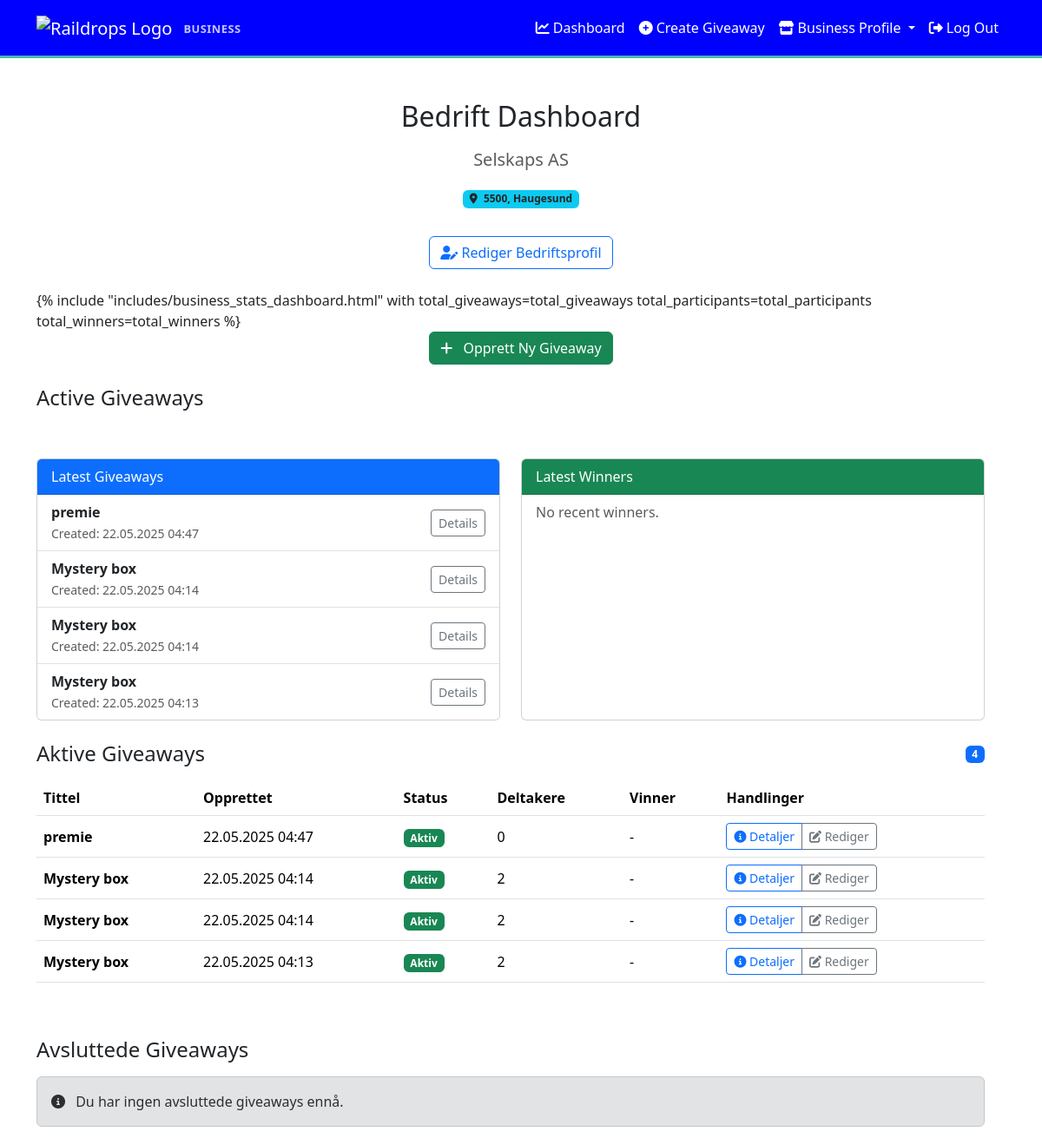
The page /business/dashboard/ (signed in, upper part) on the database as committed earlier.
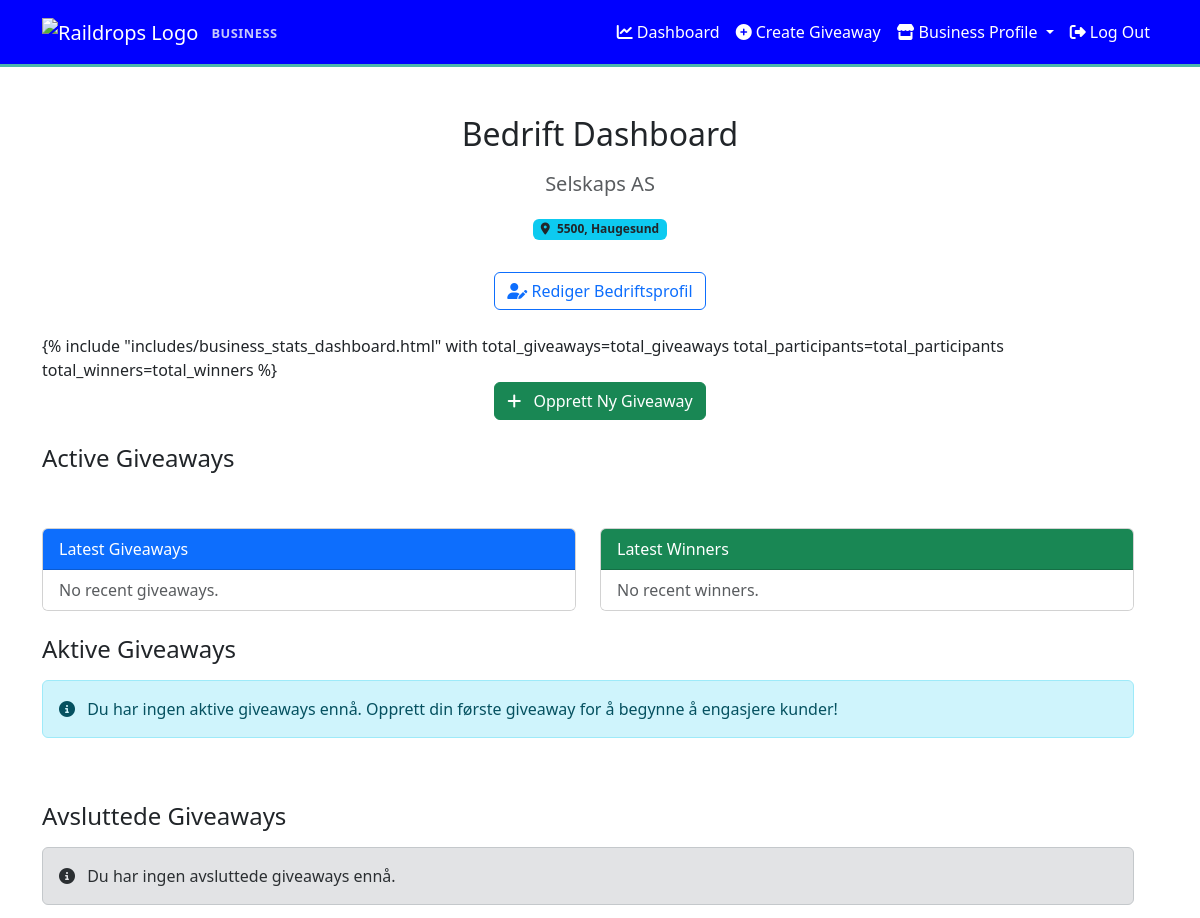
The same page on the database as committed later.
### giveaways/models.py (models this page shows, shortened)
class Giveaway(models.Model):
    business = models.ForeignKey(
        Business,
        on_delete=models.CASCADE,
        related_name="giveaways",
        db_index=True
    )
    title = models.CharField(max_length=255, db_index=True)
    description = models.TextField()
    image = models.ImageField(upload_to="giveaway_images/", blank=True, null=True)
    prize_value = models.DecimalField(
        max_digits=10,
        decimal_places=2,
        verbose_name="Prize Value",
        null=True,
        blank=True
    )
    start_date = models.DateTimeField(db_index=True)
    end_date = models.DateTimeField(db_index=True)
    is_active = models.BooleanField(default=True, db_index=True)
    created_at = models.DateTimeField(auto_now_add=True, db_index=True)
    signup_question = models.CharField(
        max_length=255,
        blank=True,
        verbose_name="Signup Question"
    )
    signup_options = models.JSONField(
        blank=True,
        null=True,
        verbose_name="Answer Options (max 4)"
    )
    class Meta:
        verbose_name = "Giveaway"
        verbose_name_plural = "Giveaways"
        ordering = ['-created_at']
        indexes = [
            models.Index(fields=['business', 'is_active']),
            models.Index(fields=['start_date', 'end_date']),
            models.Index(fields=['is_active', 'start_date', 'end_date']),
        ]

### businesses/views.py (the view)
class BusinessDashboardView(LoginRequiredMixin, BusinessContextMixin, TemplateView):
    template_name = "businesses/business_dashboard.html"
    login_url = "businesses:business-login"
    def get_context_data(self, **kwargs):
        context = super().get_context_data(**kwargs)
        business = self.get_business()
        context["business"] = business
        stats = self.get_business_stats()
        context.update(stats)
        return context

### accounts/context_processors.py (called while the page is built)
def user_roles(request):
    user = request.user
    return {
        'is_member': user_is_member(user),
        'is_business': user_is_business(user),
    }

### accounts/permissions.py (called while the page is built)
def user_is_member(user) -> bool:
    return (
        user.is_authenticated
        and not hasattr(user, "business_account")
        and user.groups.filter(name="Members").exists()
    )

def user_is_business(user) -> bool:
    return user.is_authenticated and hasattr(user, 'business_account')

### accounts/templatetags/account_filters.py (called while the page is built)
@register.filter
def split(value, sep):
    if not value:
        return []
    return [{'name': item.strip(), 'label': item.strip().capitalize()}
            for item in value.split(sep)]

### businesses/models.py (called while the page is built)
    def get_display_address(self) -> str:
        parts = filter(None, [self.address, self.postal_code, self.city])
        return ", ".join(parts)

### businesses/views.py (called while the page is built)
    def get_business(self):
        user = self.request.user
        return getattr(user, 'business_account', None)

### templates/businesses/business_dashboard.html (shortened to what the changed rows need)
{% extends "base.html" %}
{% load static %}
{% load cache %}
{% load account_filters %}
{% block content %}
<div class="container mt-5">
    {% include "includes/business_profile_header.html" with title="Bedrift Dashboard" business=business %}
    <div class="row">
    <div class="row mt-5">
        <div class="col-lg-6 mb-4">
            <div class="card h-100">
                <ul class="list-group list-group-flush">
                    {% if recent_giveaways %}
                        {% for giveaway in recent_giveaways %}
                        <li class="list-group-item d-flex justify-content-between align-items-center">
                            <span>
                                <strong>{{ giveaway.title }}</strong><br>
                                <small class="text-muted">Created: {{ giveaway.created_at|date:"d.m.Y H:i" }}</small>
                            </span>
                            <a href="{% url 'giveaways:giveaway-detail' giveaway.pk %}" class="btn btn-outline-secondary btn-sm">Details</a>
                        </li>
                        {% endfor %}
                    {% else %}
                        <li class="list-group-item text-muted">No recent giveaways.</li>
                    {% endif %}
                </ul>
            </div>
        </div>
    </div>
    <div class="row">
        <div class="col-12">
            <div class="d-flex justify-content-between align-items-center mb-3">
                <h3 class="h4 mb-0">Aktive Giveaways</h3>
                {% if giveaways_active %}
                <span class="badge bg-primary">{{ giveaways_active|length }}</span>
                {% endif %}
            </div>
            {% cache 1800 business_active_giveaways business.id %}
            {% with headers="Tittel,Opprettet,Status,Deltakere,Vinner,Handlinger"|split:"," %}
                {% if giveaways_active %}
                    <div class="table-responsive" role="region" aria-label="Aktive giveaways">
                        <table class="table table-hover align-middle">
                            <thead>
                                <tr>
                                    {% for header in headers %}
                                    <th scope="col">{{ header.label }}</th>
                                    {% endfor %}
                                </tr>
                            </thead>
                            <tbody>
                                {% for giveaway in giveaways_active %}
                                    {% include "includes/giveaway_row.html" with row=giveaway %}
                                {% endfor %}
                            </tbody>
                        </table>
                    </div>
                {% else %}
                    <div class="alert alert-info" role="alert">
                        <i class="fa fa-info-circle me-2" aria-hidden="true"></i>
                        Du har ingen aktive giveaways ennå. Opprett din første giveaway for å begynne å engasjere kunder!
                    </div>
                {% endif %}
            {% endwith %}
            {% endcache %}
        </div>
    </div>
</div>
{% endblock %}

### templates/includes/giveaway_row.html (shortened to what this page needs)
<tr>
    <th scope="row">{{ row.title }}</th>
    <td>{{ row.created_at|date:"d.m.Y H:i" }}</td>
    <td>
        {% if row.is_active %}
            <span class="badge bg-success" role="status">Aktiv</span>
        {% else %}
            <span class="badge bg-secondary" role="status">Avsluttet</span>
        {% endif %}
    </td>
    <td>{{ row.entries.count }}</td>
    <td>
        {% if row.winner %}
            <span class="badge bg-warning text-dark" role="status">Vinner trukket</span>
        {% else %}
            <span aria-label="Ingen vinner ennå">-</span>
        {% endif %}
    </td>
    <td>
        <div class="btn-group" role="group" aria-label="Handlinger for {{ row.title }}">
            <a href="{% url 'giveaways:giveaway-detail' row.pk %}"
               class="btn btn-sm btn-outline-primary"
               aria-label="Se detaljer for {{ row.title }}">
                <i class="fa fa-info-circle" aria-hidden="true"></i> Detaljer
            </a>
            {% if row.is_active %}
            <a href="{% url 'giveaways:giveaway-edit' row.pk %}"
               class="btn btn-sm btn-outline-secondary"
               aria-label="Rediger {{ row.title }}">
                <i class="fa fa-edit" aria-hidden="true"></i> Rediger
            </a>
            {% endif %}
        </div>
    </td>
</tr>

Rows that differ between the two databases and show on the page:
removed Giveaway: title "premie", created_at "22.05.2025 04:47", is_active "Aktiv", entries.count "0"
removed Giveaway: title "Mystery box", created_at "22.05.2025 04:14", is_active "Aktiv", entries.count "2"
removed Giveaway: title "Mystery box", created_at "22.05.2025 04:14", is_active "Aktiv", entries.count "2"
removed Giveaway: title "Mystery box", created_at "22.05.2025 04:13", is_active "Aktiv", entries.count "2"
Other text that changed with them:
{{ giveaways_active|length }}: "4" → (not shown)
text now shown: "No recent giveaways. Du har ingen aktive giveaways ennå. Opprett din første giveaway for å begynne å engasjere kunder!"
list line gone: "Tittel"
list line gone: "Opprettet"
list line gone: "Status"
list line gone: "Deltakere"
list line gone: "Vinner"
list line gone: "Handlinger"
